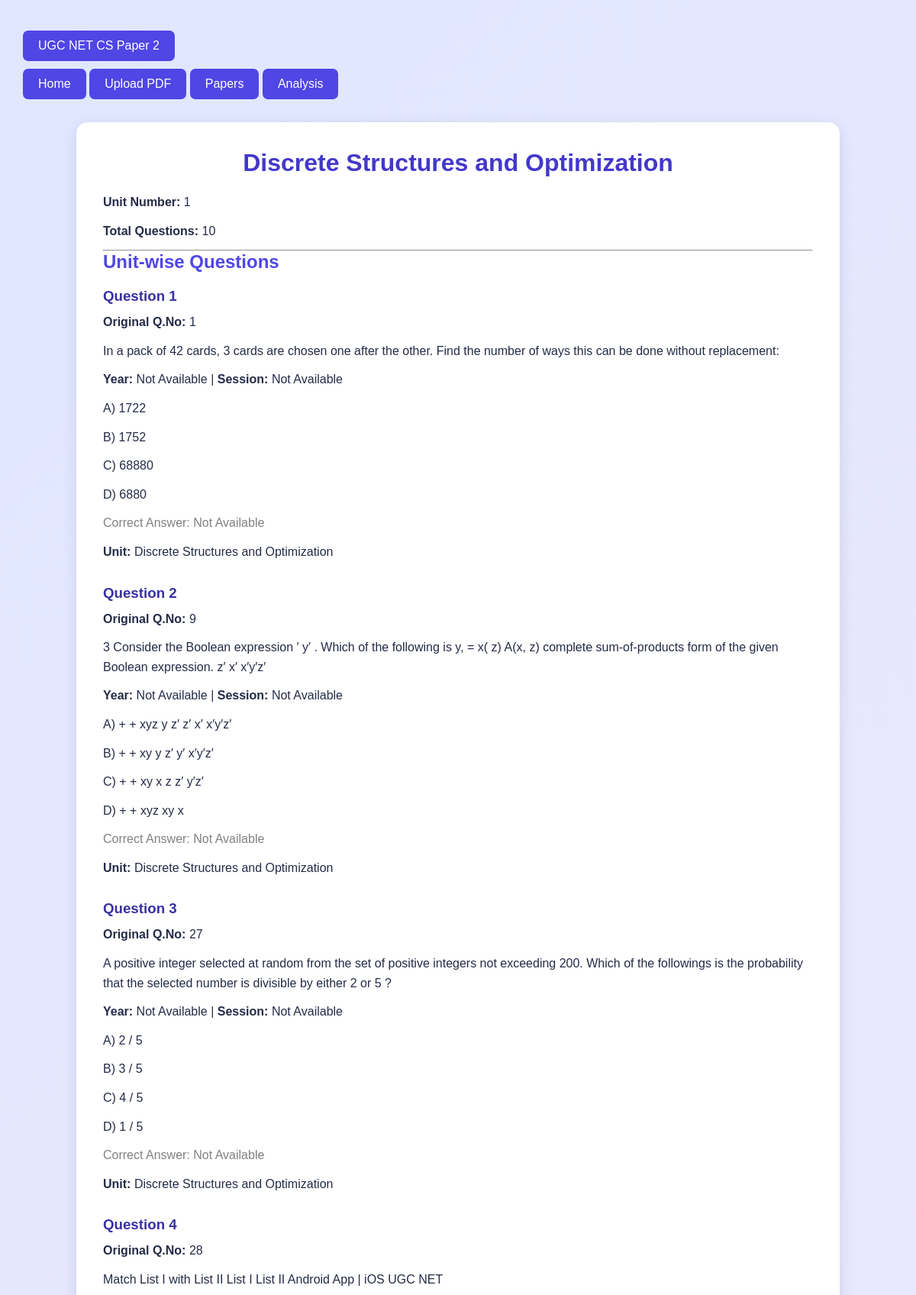
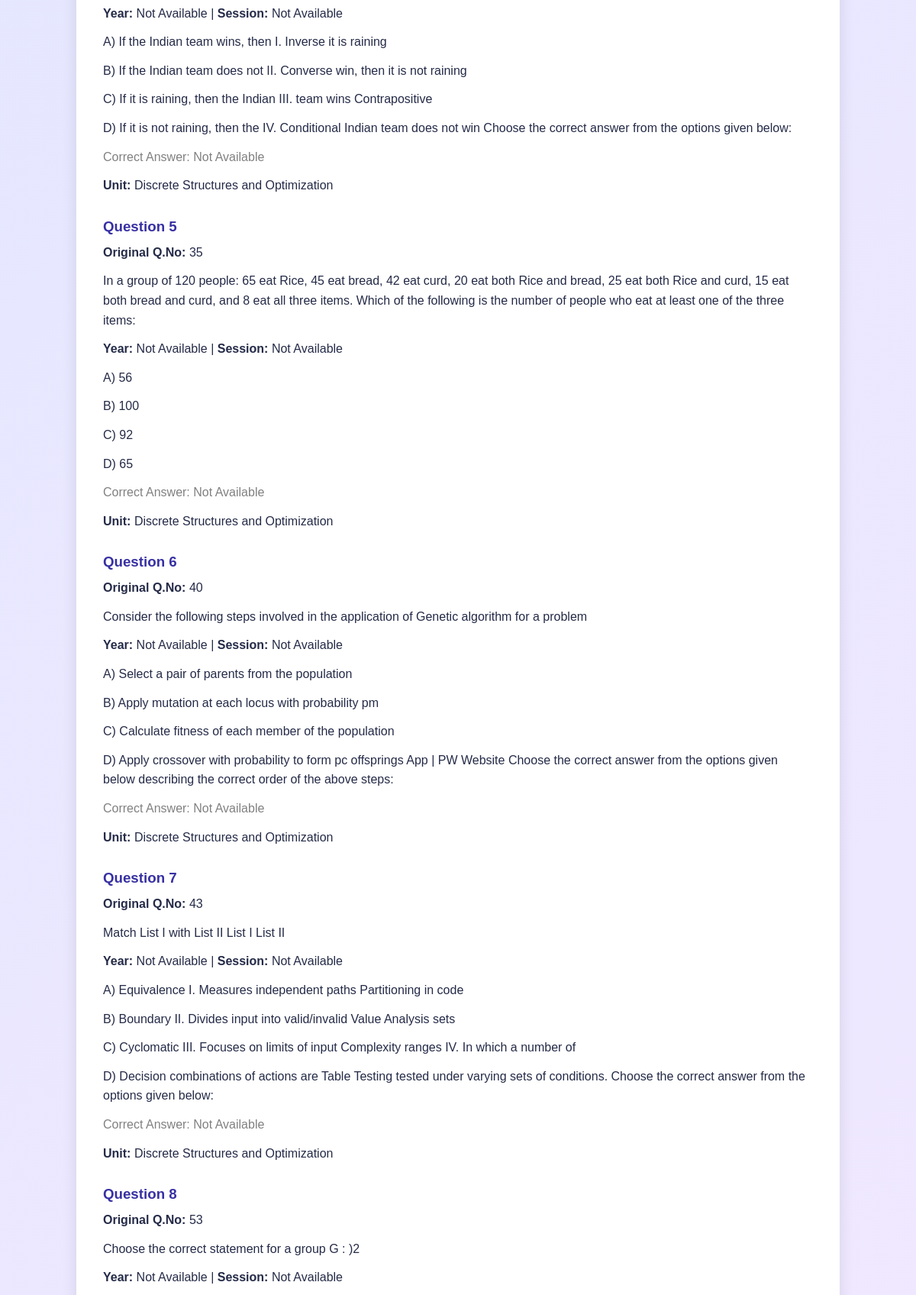
The app's page /unit/1 (upper part) with its own data (2 pictures, top to bottom).
### tables this page shows
CREATE TABLE questions (
                id INTEGER PRIMARY KEY AUTOINCREMENT,
                paper_id INTEGER,
                original_no TEXT,
                question TEXT,
                unit_no INTEGER,
                unit_name TEXT,
                confidence INTEGER, option_a TEXT DEFAULT '', option_b TEXT DEFAULT '', option_c TEXT DEFAULT '', option_d TEXT DEFAULT '', correct_answer TEXT DEFAULT '',
                FOREIGN KEY(paper_id) REFERENCES papers(id)
            );

CREATE TABLE papers (
                id INTEGER PRIMARY KEY AUTOINCREMENT,
                filename TEXT,
                exam_year TEXT,
                exam_session TEXT,
                uploaded_at TEXT
            );

### app.py (the view)
@app.route("/unit/<int:unit_no>")
def unit_detail(unit_no):
    if unit_no < 1 or unit_no > 10:
        return redirect(url_for("home"))
    unit = UNITS[unit_no - 1]
    with get_db() as con:
        questions = con.execute("""
            SELECT
                q.*,
                p.exam_year,
                p.exam_session
            FROM questions q
            JOIN papers p ON q.paper_id = p.id
            WHERE q.unit_no = ?
            ORDER BY q.id
        """, (unit_no,)).fetchall()
    return render_template(
        "unit.html",
        unit=unit,
        unit_no=unit_no,
        questions=questions,
        total=len(questions),
        repeated=[]
    )

### app.py (called while the page is built)
def get_db():
    con = sqlite3.connect(DATABASE)
    con.row_factory = sqlite3.Row
    return con

### templates/unit.html (shortened to what this page needs)
{% extends "base.html" %}
{% block content %}
<div class="container">
    <h1>{{ unit.name }}</h1>
    <p><strong>Unit Number:</strong> {{ unit_no }}</p>
    <p><strong>Total Questions:</strong> {{ total }}</p>
    <hr>
    <h2>Unit-wise Questions</h2>
    {% if questions %}
        {% for q in questions %}
            <div class="card">
                <h3>Question {{ loop.index }}</h3>
                <p>
                    <strong>Original Q.No:</strong>
                    {{ q.original_no or "Not Available" }}
                </p>
                <p>
                    {{ q.question or "Question text not available" }}
                </p>
                <p>
                    <strong>Year:</strong>
                    {{ q.exam_year or "Not Available" }}
                    |
                    <strong>Session:</strong>
                    {{ q.exam_session or "Not Available" }}
                </p>
                {% if q.option_a %}
                    <p>A) {{ q.option_a }}</p>
                {% endif %}
                {% if q.option_b %}
                    <p>B) {{ q.option_b }}</p>
                {% endif %}
                {% if q.option_c %}
                    <p>C) {{ q.option_c }}</p>
                {% endif %}
                {% if q.option_d %}
                    <p>D) {{ q.option_d }}</p>
                {% endif %}
                {% if q.correct_answer %}
                    <p style="color: green; font-weight: bold;">
                        Correct Answer: {{ q.correct_answer }}
                    </p>
                {% else %}
                    <p style="color: gray;">
                        Correct Answer: Not Available
                    </p>
                {% endif %}
                <p>
                    <strong>Unit:</strong> {{ unit.name }}
                </p>
            </div>
            <br>
        {% endfor %}
    {% else %}
        <p>No questions found in this unit.</p>
    {% endif %}
</div>
{% endblock %}

### templates/base.html (shortened to what this page needs)
<!DOCTYPE html>
<html lang="en">
<head>
    <link rel="stylesheet"
          href="{{ url_for('static', filename='style.css') }}">
</head>
<body>
<nav>
    <a href="/" class="logo">
        UGC NET <span>CS Paper 2</span>
    </a>
    <div class="nav-links">
        <a href="/">Home</a>
        <a href="/upload">Upload PDF</a>
        <a href="/papers">Papers</a>
        <a href="/analysis">Analysis</a>
    </div>
</nav>
<main>
    {% block content %}
    {% endblock %}
</main>
</body>
</html>

### static/style.css (style rules this page uses)
* { margin: 0; padding: 0; box-sizing: border-box; font-family: Arial, sans-serif; }
body { background: linear-gradient(135deg, #e0e7ff, #f3e8ff); min-height: 100vh; padding: 30px; color: #252b48; }
.container { max-width: 1000px; margin: 30px auto; background: white; padding: 35px; border-radius: 15px; box-shadow: 0 5px 20px rgba(0,0,0,0.1); }
h1 { text-align: center; color: #4338ca; margin-bottom: 20px; }
h2 { color: #4f46e5; margin-bottom: 20px; }
h3 { color: #3730a3; margin-bottom: 10px; }
p { line-height: 1.6; margin-bottom: 12px; }
a, button { display: inline-block; background: #4f46e5; color: white; padding: 11px 20px; border: none; border-radius: 7px; text-decoration: none; cursor: pointer; margin-top: 10px; }

### records on screen
questions: original_no "1", question "In a pack of 42 cards, 3 cards are chosen one after the other. Find the number of ways this can be done without replacement:", exam_year "Not Available", exam_session "Not Available", option_a "1722", option_b "1752", option_c "68880", option_d "6880", correct_answer "Correct Answer: Not Available", name "Discrete Structures and Optimization"
questions: original_no "9", question "3 Consider the Boolean expression ′ y′ . Which of the following is y, = x( z) A(x, z) complete sum-of-products form of the given Boolean expression. z′ x′ x′y′z′", exam_year "Not Available", exam_session "Not Available", option_a "+ + xyz y z′ z′ x′ x′y′z′", option_b "+ + xy y z′ y′ x′y′z′", option_c "+ + xy x z z′ y′z′", option_d "+ + xyz xy x", correct_answer "Correct Answer: Not Available", name "Discrete Structures and Optimization"
questions: original_no "27", question "A positive integer selected at random from the set of positive integers not exceeding 200. Which of the followings is the probability that the selected number is divisible by either 2 or 5 ?", exam_year "Not Available", exam_session "Not Available", option_a "2 / 5", option_b "3 / 5", option_c "4 / 5", option_d "1 / 5", correct_answer "Correct Answer: Not Available", name "Discrete Structures and Optimization"
questions: original_no "28", question "Match List I with List II List I List II Android App | iOS UGC NET", exam_year "Not Available", exam_session "Not Available", option_a "If the Indian team wins, then I. Inverse it is raining", option_b "If the Indian team does not II. Converse win, then it is not raining", option_c "If it is raining, then the Indian III. team wins Contrapositive", option_d "If it is not raining, then the IV. Conditional Indian team does not win Choose the correct answer from the options given below:", correct_answer "Correct Answer: Not Available", name "Discrete Structures and Optimization"
questions: original_no "35", question "In a group of 120 people: 65 eat Rice, 45 eat bread, 42 eat curd, 20 eat both Rice and bread, 25 eat both Rice and curd, 15 eat both bread and curd, and 8 eat all three items. Which of the following is the number of people who eat at least one of the three items:", exam_year "Not Available", exam_session "Not Available", option_a "56", option_b "100", option_c "92", option_d "65", correct_answer "Correct Answer: Not Available", name "Discrete Structures and Optimization"
questions: original_no "40", question "Consider the following steps involved in the application of Genetic algorithm for a problem", exam_year "Not Available", exam_session "Not Available", option_a "Select a pair of parents from the population", option_b "Apply mutation at each locus with probability pm", option_c "Calculate fitness of each member of the population", option_d "Apply crossover with probability to form pc offsprings App | PW Website Choose the correct answer from the options given below describing the correct order of the above steps:", correct_answer "Correct Answer: Not Available", name "Discrete Structures and Optimization"
questions: original_no "43", question "Match List I with List II List I List II", exam_year "Not Available", exam_session "Not Available", option_a "Equivalence I. Measures independent paths Partitioning in code", option_b "Boundary II. Divides input into valid/invalid Value Analysis sets", option_c "Cyclomatic III. Focuses on limits of input Complexity ranges IV. In which a number of", option_d "Decision combinations of actions are Table Testing tested under varying sets of conditions. Choose the correct answer from the options given below:", correct_answer "Correct Answer: Not Available", name "Discrete Structures and Optimization"
questions: original_no "53", question "Choose the correct statement for a group G : )2", exam_year "Not Available", exam_session "Not Available"

### other values on screen
{{ unit.name }} "Discrete Structures and Optimization"
{{ unit_no }} "1"
{{ total }} "10"
